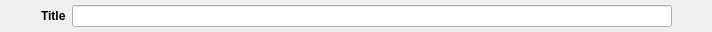
<?xml version="1.0" encoding="UTF-8"?>
<ui version="4.0">
 <class>Form</class>
 <widget class="QWidget" name="Form">
  <property name="geometry">
   <rect>
    <x>0</x>
    <y>0</y>
    <width>712</width>
    <height>32</height>
   </rect>
  </property>
  <property name="windowTitle">
   <string>Form</string>
  </property>
  <layout class="QHBoxLayout" name="horizontalLayout">
   <property name="leftMargin">
    <number>0</number>
   </property>
   <property name="topMargin">
    <number>0</number>
   </property>
   <property name="rightMargin">
    <number>0</number>
   </property>
   <property name="bottomMargin">
    <number>0</number>
   </property>
   <item>
    <spacer name="horizontalSpacer1">
     <property name="orientation">
      <enum>Qt::Horizontal</enum>
     </property>
     <property name="sizeHint" stdset="0">
      <size>
       <width>28</width>
       <height>20</height>
      </size>
     </property>
    </spacer>
   </item>
   <item>
    <widget class="QLabel" name="label">
     <property name="sizePolicy">
      <sizepolicy hsizetype="Minimum" vsizetype="Minimum">
       <horstretch>0</horstretch>
       <verstretch>0</verstretch>
      </sizepolicy>
     </property>
     <property name="maximumSize">
      <size>
       <width>16777215</width>
       <height>16777215</height>
      </size>
     </property>
     <property name="font">
      <font>
       <weight>75</weight>
       <bold>true</bold>
      </font>
     </property>
     <property name="text">
      <string>Title</string>
     </property>
    </widget>
   </item>
   <item>
    <widget class="QLineEdit" name="lineEdit">
     <property name="sizePolicy">
      <sizepolicy hsizetype="Fixed" vsizetype="Fixed">
       <horstretch>0</horstretch>
       <verstretch>0</verstretch>
      </sizepolicy>
     </property>
     <property name="minimumSize">
      <size>
       <width>600</width>
       <height>0</height>
      </size>
     </property>
     <property name="alignment">
      <set>Qt::AlignCenter</set>
     </property>
    </widget>
   </item>
   <item>
    <spacer name="horizontalSpacer2">
     <property name="orientation">
      <enum>Qt::Horizontal</enum>
     </property>
     <property name="sizeHint" stdset="0">
      <size>
       <width>29</width>
       <height>20</height>
      </size>
     </property>
    </spacer>
   </item>
  </layout>
 </widget>
 <resources/>
 <connections/>
</ui>
